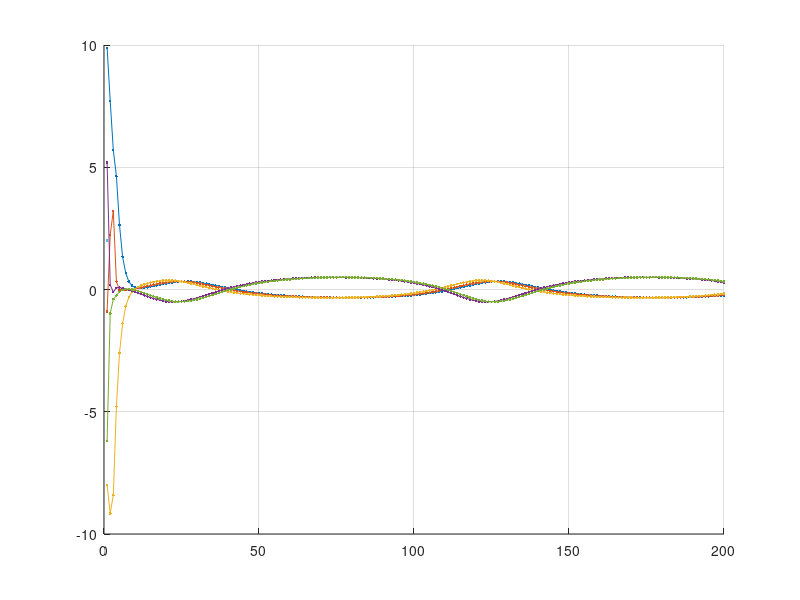

The MATLAB script that drew this image: (Note: this script raises an error after producing the figure.)
clc; clear;

% for n = 5
% choose system_parameters : 1, 2, 3
system_parameters = 3;


%% initializing system parameters
switch system_parameters
    case 1
        theta_0 = mod(rand(5,1,'double')*10, 2*pi);
        omega = [1; 2; 3; 4; 5];
        A = zeros(5,5);

    case 2
        theta_0 = mod([0; (2*pi/5)+0.5; (4*pi/5); (6*pi/5)+0.1; (8*pi/5)], 2*pi);
        omega = [5; 5; 5; 5; 5];
        A = [[0, 3, 0, 0, 3];
             [3, 0, 3, 0, 0];
             [0, 3, 0, 3, 0];
             [0, 0, 3, 0, 3];
             [3, 0, 0, 3, 0]];

    case 3
        theta_0 = mod(rand(5,1,'double')*10, 2*pi);
        omega = [1; 1; 1; 2.5; 2.5];
        A = [[ 0, 10,  0,  0,  0];
             [10,  0, 10,  0,  0];
             [ 0, 10,  0,  1,  0];
             [ 0,  0,  1,  0, 10];
             [ 0,  0,  0, 10,  0]];
       
end

%%
step_limit = 200;

theta_evolution = zeros([5 1]);
theta_hat_evolution = zeros([5 1]);
theta_evolution(:,1) = theta_0;
theta_hat_evolution(:,1) = theta_0;

time_step = 0.05;

%% system dynamics
for i = 1:step_limit

    theta_dot = zeros([5 1]);

    for j = 1:5
        phase_coupling = 0;
        for k = 1:5
            phase_coupling = phase_coupling + A(j,k)*sin(theta_evolution(j,i)-theta_evolution(k,i));
        end
        theta_dot(j,1) = omega(j,1) - phase_coupling;
        theta_hat_evolution(j,i) = phase_coupling;
    end
   
    theta_evolution(:,i+1) = theta_evolution(:,i) + theta_dot*time_step;
    theta_evolution(:,i+1) = mod(theta_evolution(:,i+1),2*pi);
    %theta_hat_evolution(:,i) = theta_dot;
    %theta_hat_evolution(:,i) = theta_evolution(:,i) - omega(:,1)*(time_step*(i-1));
    

end


%% plotting evolution of States

% plotting the evolution of states in 2D
figure
hold on
grid on;
plot(theta_hat_evolution','.-', LineWidth=2)
title(strcat('Evolution of $$\hat{\Theta}$$ of Kuramoto Oscillator in System', string(system_parameters)),'Interpreter','Latex')
xlabel('iteration step')
ylabel('$$\hat{\Theta}$$','Interpreter','Latex')
legend('Node1', 'Node2', 'Node3', 'Node4', 'Node5' )
hold off;